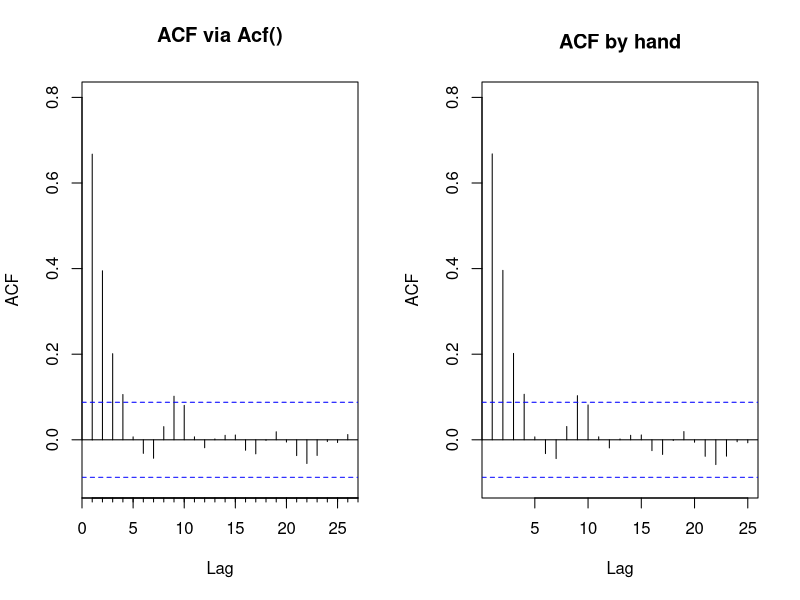
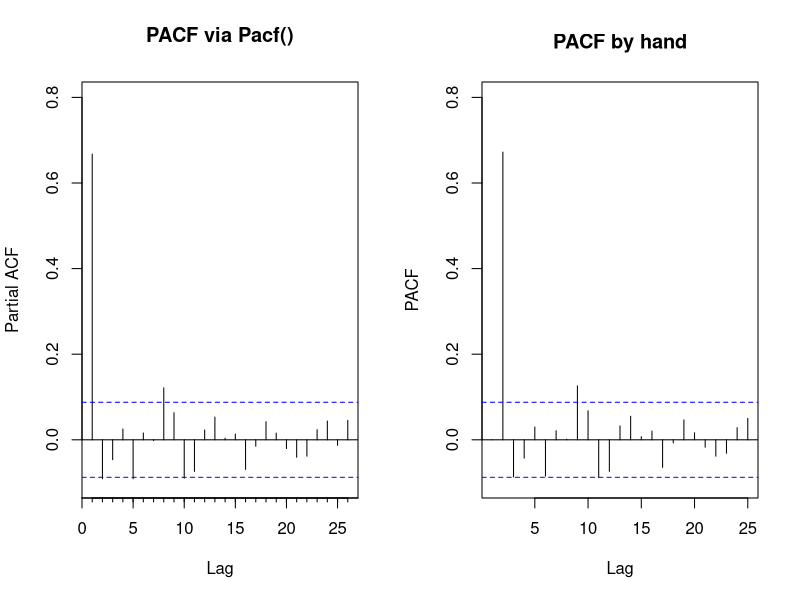

These charts were generated, in order, by the following R code:
## ---- chunk 1
#| label: pacf-setup
#| echo: false
set.seed(872)
## ---- chunk 2
#| label: pacf-sim
library(forecast)
n <- 500
phi <- 0.7
epsilon <- rnorm(n)
y <- numeric(n)
for (i in 2:n) y[i] <- phi * y[i - 1] + epsilon[i]
## ---- chunk 3
#| label: pacf-acf-byhand
yACF <- Acf(y, plot = FALSE)
# ACF for lag 1 and lag 2, straight from Acf
round(yACF$acf[2, , ], 2)
round(yACF$acf[3, , ], 2)

# the same thing, done by hand with cor
yLag1 <- c(y[-1], NA)
yLag2 <- c(y[-c(1, 2)], NA, NA)
round(cor(yLag1, y, use = "complete.obs"), 2)
round(cor(yLag2, y, use = "complete.obs"), 2)
## ---- chunk 4
#| label: pacf-acf-loop
#| fig-height: 4
yACFv2 <- numeric(25)
for (i in 1:25) {
  yLag <- y[-(1:i)]
  yClip <- y[1:length(yLag)]
  yACFv2[i] <- cor(yClip, yLag)
}

par(mfcol = c(1, 2))
Acf(y, ylim = c(-0.1, 0.8), main = "ACF via Acf()")
plot(1:25, yACFv2, type = "h", ylim = c(-0.1, 0.8),
     main = "ACF by hand", xlab = "Lag", ylab = "ACF")
abline(h = 0)
cis <- qnorm((1 + 0.95) / 2) / sqrt(n)
abline(h = c(-cis, cis), lty = "dashed", col = "blue")
## ---- chunk 5
#| label: pacf-byhand
yPACF <- Pacf(y, plot = FALSE)
# PACF coefs for lag 1 and lag 2, from Pacf
round(yPACF$acf[1, , ], 2)
round(yPACF$acf[2, , ], 2)

# the same coefs, from regressions through the origin
round(coef(lm(y ~ yLag1 - 1))[1], 2)
round(coef(lm(y ~ yLag1 + yLag2 - 1))[2], 2)
## ---- chunk 6
#| label: pacf-loop
#| fig-height: 4
yPACFv2 <- numeric(25)
for (j in 2:25) {
  nRows <- length(y) - j + 1
  yLagMat <- matrix(0, nRows, j)
  for (i in 1:j) {
    yLagMat[, i] <- y[i:(i + nRows - 1)]
  }
  lm1 <- lm(yLagMat[, 1] ~ yLagMat[, -1] - 1)
  yPACFv2[j] <- coef(lm1)[j - 1]
}

par(mfcol = c(1, 2))
Pacf(y, ylim = c(-0.1, 0.8), main = "PACF via Pacf()")
plot(1:25, yPACFv2, type = "h", ylim = c(-0.1, 0.8),
     main = "PACF by hand", xlab = "Lag", ylab = "PACF")
abline(h = 0)
abline(h = c(-cis, cis), lty = "dashed", col = "blue")
## ---- chunk 7
#| label: pacf-toeplitz
yACFcoef <- yACF$acf[, , 1]
yPACFv3 <- numeric(26)
for (i in 1:26) {
  yPACFv3[i] <- solve(toeplitz(yACFcoef[1:i]), yACFcoef[2:(i + 1)])[i]
}
round(yPACFv3[1:8], 3)        # PACF by hand, version 3
round(yPACF$acf[1:8, , 1], 3) # and straight from Pacf
